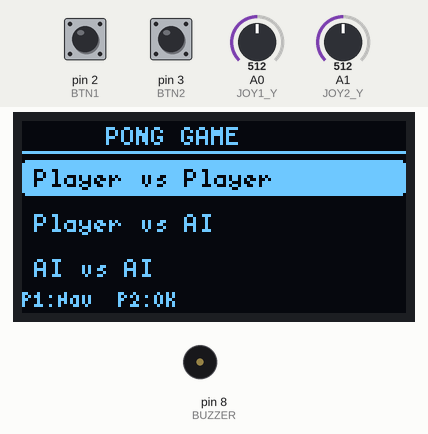
The sketch below on a simulated Arduino Uno, built with avr-gcc and run on an emulated ATmega328P. On the bench: 128×64 one-colour display, buzzer (waves = sounding). Inputs (shaded band) come from the test bench; at power-on: pin 3 (BTN2) HIGH, A1 (JOY2_Y) = 512, A0 (JOY1_Y) = 512, pin 2 (BTN1) HIGH. Random numbers use the default seed unless the sketch sets one.

Above: at 1.6 s.
1.7 s: pin 3 (BTN2) pulled LOW for 0.5 s
At 2.62 s:
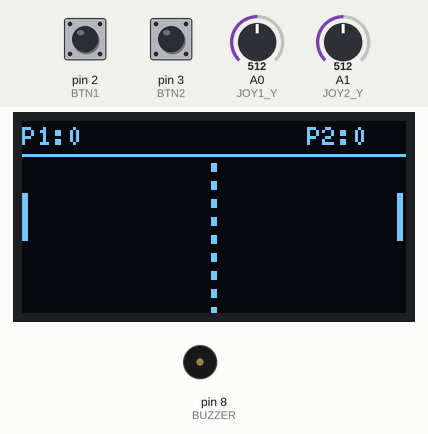
4.2 s: A1 (JOY2_Y) set to 610
At 5.42 s:
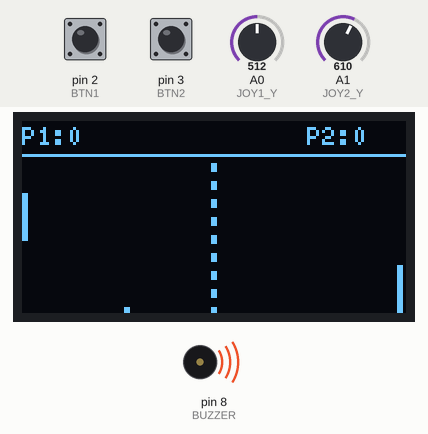
7.2 s: A0 (JOY1_Y) set to 900
At 7.35 s:
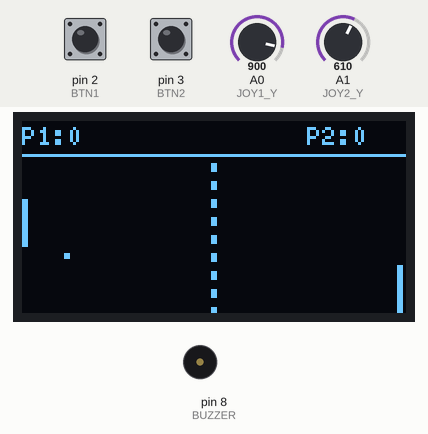
Timing chart, 0 to 13.2 s (numbered marks = the images above; inputs shaded):
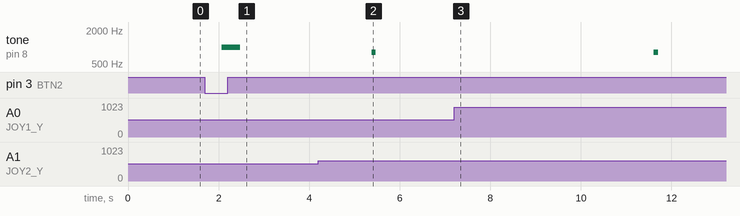

The sketch:

Arduino-Pong.ino
```cpp
#include <U8g2lib.h>
#include <Wire.h>

// ===== OLED SH1106 I2C (A4=SDA, A5=SCL) =====
U8G2_SH1106_128X64_NONAME_1_HW_I2C u8g2(U8G2_R0, U8X8_PIN_NONE);

// ===== Pins =====
#define JOY1_Y   A0  // P1 joystick
#define JOY2_Y   A1  // P2 joystick
#define BTN1      2  // P1 SW → Navigate menu
#define BTN2      3  // P2 SW → Select / Reset
#define BUZZER    8  // Buzzer (optional)

// ===== Game State =====
int p1Y=24, p2Y=24;
int ballX=64, ballY=32;
int ballDX=1, ballDY=1;
const int paddleH=16, paddleW=2;
int p1Score=0, p2Score=0;
int gameMode=-1;
int menuSelect=0;
bool gameOver=false;
unsigned long gameOverTime=0;

uint8_t ai1Accuracy=0, ai2Accuracy=0;

enum Winner {NONE,W_P1,W_P2,W_YOU,W_AI,W_AI1,W_AI2};
Winner winner=NONE, lastWinner=NONE;

const char* winnerName(Winner w){
  switch(w){
    case W_P1:  return "P1";
    case W_P2:  return "P2";
    case W_YOU: return "YOU";
    case W_AI:  return "AI";
    case W_AI1: return "AI1";
    case W_AI2: return "AI2";
    default:    return "";
  }
}

// ===== Buzzer =====
static unsigned long beepEnd=0;
void beep_start(int freq, int dur){ tone(BUZZER,freq); beepEnd=millis()+dur; }
void beep_update(){ if(beepEnd && millis()>=beepEnd){ noTone(BUZZER); beepEnd=0; } }

// ===== Button Debounce =====
static uint32_t db1=0, db2=0;
bool readBtn(uint8_t pin){
  uint32_t now=millis();
  uint32_t* tp=(pin==BTN1)?&db1:&db2;
  if(digitalRead(pin)==LOW && now-*tp>250){ *tp=now; return true; }
  return false;
}

// ===== Game Helpers =====
void resetBall(){
  ballX=64; ballY=32;
  ballDX=(random(0,2)?1:-1);
  ballDY=(random(0,2)?1:-1);
}
void clampPaddles(){
  if(p1Y<12) p1Y=12; if(p2Y<12) p2Y=12;
  if(p1Y>64-paddleH) p1Y=64-paddleH;
  if(p2Y>64-paddleH) p2Y=64-paddleH;
}
void flagWin(Winner w){
  gameOver=true; winner=w; lastWinner=w;
  gameOverTime=millis(); beep_start(1800,200);
}
void checkWin(){
  if(p1Score>=10){
    if(gameMode==0) flagWin(W_P1);
    else if(gameMode==1) flagWin(W_YOU);
    else flagWin(W_AI1);
  } else if(p2Score>=10){
    if(gameMode==0) flagWin(W_P2);
    else if(gameMode==1) flagWin(W_AI);
    else flagWin(W_AI2);
  }
}
void updateBall(){
  if(gameOver || gameMode==-1) return;
  ballX+=ballDX; ballY+=ballDY;
  if(ballY<=11){ ballY=11; ballDY=abs(ballDY); beep_start(800,30); }
  if(ballY>=63){ ballY=63; ballDY=-abs(ballDY); beep_start(800,30); }
  if(ballX<=paddleW+1 && ballX>=0 && ballY>=p1Y && ballY<=p1Y+paddleH){
    ballX=paddleW+1; ballDX=abs(ballDX); beep_start(1000,40);
  }
  if(ballX>=125-paddleW && ballX<=127 && ballY>=p2Y && ballY<=p2Y+paddleH){
    ballX=125-paddleW; ballDX=-abs(ballDX); beep_start(1000,40);
  }
  if(ballX<0){ p2Score++; resetBall(); checkWin(); }
  if(ballX>127){ p1Score++; resetBall(); checkWin(); }
}

// ===== Joystick (Arduino ADC 0-1023) =====
void readJoystickP1(){ int y=analogRead(JOY1_Y); if(y<400)p1Y-=2; else if(y>600)p1Y+=2; }
void readJoystickP2(){ int y=analogRead(JOY2_Y); if(y<400)p2Y-=2; else if(y>600)p2Y+=2; }

// ===== Smart AI Prediction =====
int predictBallY(int bx,int by,int dx,int dy,int targetX){
  int px=bx,py=by,pdx=dx,pdy=dy,steps=300;
  while(px!=targetX && steps-->0){
    px+=pdx; py+=pdy;
    if(py<=11){ py=11; pdy=abs(pdy); }
    if(py>=63){ py=63; pdy=-abs(pdy); }
  }
  return py;
}

void randomizeAI(){
  if(gameMode==1){ ai1Accuracy=100; ai2Accuracy=random(40,101); }
  else if(gameMode==2){ ai1Accuracy=random(40,101); ai2Accuracy=random(40,101); }
  else { ai1Accuracy=0; ai2Accuracy=0; }
}

// ===== Game Modes =====
void playPvP(){ readJoystickP1(); readJoystickP2(); clampPaddles(); updateBall(); }

void playPvAI(){
  readJoystickP1();
  static unsigned long lastMove=0;
  if(millis()-lastMove>50){
    int predicted=predictBallY(ballX,ballY,ballDX,ballDY,125);
    int err=map(100-ai2Accuracy,0,100,0,12);
    int target=predicted+random(-err,err+1);
    int spd=map(100-ai2Accuracy,0,100,4,1);
    if(target<p2Y+paddleH/2) p2Y=max(p2Y-spd,12);
    else if(target>p2Y+paddleH/2) p2Y=min(p2Y+spd,64-paddleH);
    lastMove=millis();
  }
  clampPaddles(); updateBall();
}

void playAIvsAI(){
  static unsigned long lm1=0,lm2=0;
  if(millis()-lm1>60){
    int pred1=predictBallY(ballX,ballY,ballDX,ballDY,2);
    int err1=map(100-ai1Accuracy,0,100,0,12);
    int t1=pred1+random(-err1,err1+1);
    int s1=map(100-ai1Accuracy,0,100,4,1);
    if(t1<p1Y+paddleH/2) p1Y=max(p1Y-s1,12);
    else if(t1>p1Y+paddleH/2) p1Y=min(p1Y+s1,64-paddleH);
    lm1=millis();
  }
  if(millis()-lm2>60){
    int pred2=predictBallY(ballX,ballY,ballDX,ballDY,125);
    int err2=map(100-ai2Accuracy,0,100,0,12);
    int t2=pred2+random(-err2,err2+1);
    int s2=map(100-ai2Accuracy,0,100,4,1);
    if(t2<p2Y+paddleH/2) p2Y=max(p2Y-s2,12);
    else if(t2>p2Y+paddleH/2) p2Y=min(p2Y+s2,64-paddleH);
    lm2=millis();
  }
  clampPaddles(); updateBall();
}

// ===== Drawing =====
void drawMenu(){
  const char* modes[]={"Player vs Player","Player vs AI","AI vs AI"};
  u8g2.firstPage();
  do {
    u8g2.setFont(u8g2_font_5x8_tr);
    u8g2.drawStr(28,8,"PONG GAME");
    u8g2.drawHLine(0,10,128);
    // Last winner
    if(lastWinner!=NONE){
      char buf[16];
      snprintf(buf,sizeof(buf),"Last: %s",winnerName(lastWinner));
      u8g2.drawStr(0,62,buf);
    }
    // Menu items
    for(int i=0;i<3;i++){
      int yy=22+i*15;
      if(i==menuSelect){
        u8g2.drawRBox(0,yy-9,128,12,2);
        u8g2.setDrawColor(0);
        u8g2.drawStr(4,yy,modes[i]);
        u8g2.setDrawColor(1);
      } else {
        u8g2.drawStr(4,yy,modes[i]);
      }
    }
    // Hint
    u8g2.setFont(u8g2_font_4x6_tr);
    u8g2.drawStr(0,62,"P1:Nav  P2:OK");
  } while(u8g2.nextPage());
}

void drawGame(const char* l, const char* r){
  u8g2.firstPage();
  do {
    u8g2.setFont(u8g2_font_5x8_tr);
    char b1[12],b2[12];
    snprintf(b1,sizeof(b1),"%s:%d",l,p1Score);
    snprintf(b2,sizeof(b2),"%s:%d",r,p2Score);
    u8g2.drawStr(0,8,b1);
    u8g2.drawStr(95,8,b2);
    u8g2.drawHLine(0,11,128);
    // Center dashes
    for(int y=14;y<64;y+=6) u8g2.drawBox(63,y,2,3);
    u8g2.drawBox(0,p1Y,paddleW,paddleH);
    u8g2.drawBox(127-paddleW,p2Y,paddleW,paddleH);
    u8g2.drawBox(ballX,ballY,2,2);
    if(gameOver){
      // Overlay box
      u8g2.setDrawColor(0);
      u8g2.drawBox(24,18,80,30);
      u8g2.setDrawColor(1);
      u8g2.drawRFrame(24,18,80,30,3);
      int w=u8g2.getStrWidth(winnerName(winner));
      u8g2.drawStr((128-w)/2,30,winnerName(winner));
      w=u8g2.getStrWidth("WINS!");
      u8g2.drawStr((128-w)/2,43,"WINS!");
    }
  } while(u8g2.nextPage());
}

// ===== Frame Pacing =====
bool frameReady(){
  static uint32_t last=0;
  uint32_t now=millis();
  if(now-last>=16){ last=now; return true; }
  return false;
}

void startGame(int mode){
  gameMode=mode; p1Score=p2Score=0;
  p1Y=p2Y=24; gameOver=false; winner=NONE;
  resetBall(); randomizeAI();
}

// ===== Setup/Loop =====
void setup(){
  u8g2.begin();
  pinMode(BTN1,INPUT_PULLUP);
  pinMode(BTN2,INPUT_PULLUP);
  pinMode(BUZZER,OUTPUT);
  randomSeed(analogRead(A2)^micros());
  resetBall();
}

void loop(){
  beep_update();

  // ===== MENU =====
  if(gameMode==-1){
    if(readBtn(BTN1)){ menuSelect=(menuSelect+1)%3; beep_start(600,30); }
    if(readBtn(BTN2)){ startGame(menuSelect); beep_start(1000,60); }
    drawMenu();
    return;
  }

  // ===== IN GAME =====
  // กด BTN2 หลัง gameOver → กลับ Menu
  if(gameOver && readBtn(BTN2)){ gameMode=-1; winner=NONE; return; }

  // Auto reset หลัง 3 วิ
  if(gameOver && millis()-gameOverTime>3000){ gameMode=-1; winner=NONE; return; }

  if(!frameReady()) return;

  if(!gameOver){
    if(gameMode==0) playPvP();
    else if(gameMode==1) playPvAI();
    else playAIvsAI();
  }

  if(gameMode==0) drawGame("P1","P2");
  else if(gameMode==1) drawGame("YOU","AI");
  else drawGame("AI1","AI2");
}
```

Measured:
- after the input at 1.7 s, tone on pin 8 (BUZZER): silent → 1000 Hz after 0.37 s, → silent 0.41 s later; the display: changes after 0.88 s (image 1)
